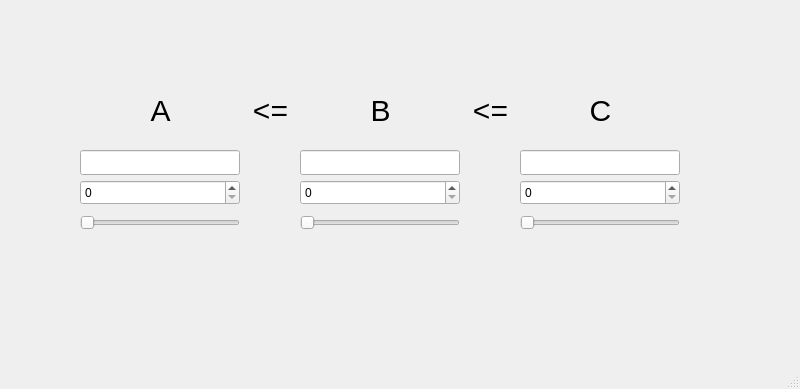
<?xml version="1.0" encoding="UTF-8"?>
<ui version="4.0">
 <class>MainWindow</class>
 <widget class="QMainWindow" name="MainWindow">
  <property name="geometry">
   <rect>
    <x>0</x>
    <y>0</y>
    <width>800</width>
    <height>389</height>
   </rect>
  </property>
  <property name="windowTitle">
   <string>MainWindow</string>
  </property>
  <widget class="QWidget" name="centralwidget">
   <widget class="QLineEdit" name="inputTextA">
    <property name="geometry">
     <rect>
      <x>80</x>
      <y>150</y>
      <width>160</width>
      <height>25</height>
     </rect>
    </property>
   </widget>
   <widget class="QSpinBox" name="spinBoxA">
    <property name="geometry">
     <rect>
      <x>80</x>
      <y>180</y>
      <width>160</width>
      <height>25</height>
     </rect>
    </property>
   </widget>
   <widget class="QSlider" name="sliderA">
    <property name="geometry">
     <rect>
      <x>80</x>
      <y>210</y>
      <width>160</width>
      <height>25</height>
     </rect>
    </property>
    <property name="orientation">
     <enum>Qt::Orientation::Horizontal</enum>
    </property>
   </widget>
   <widget class="QSlider" name="sliderB">
    <property name="geometry">
     <rect>
      <x>300</x>
      <y>210</y>
      <width>160</width>
      <height>25</height>
     </rect>
    </property>
    <property name="orientation">
     <enum>Qt::Orientation::Horizontal</enum>
    </property>
   </widget>
   <widget class="QSpinBox" name="spinBoxB">
    <property name="geometry">
     <rect>
      <x>300</x>
      <y>180</y>
      <width>160</width>
      <height>25</height>
     </rect>
    </property>
   </widget>
   <widget class="QLineEdit" name="inputTextB">
    <property name="geometry">
     <rect>
      <x>300</x>
      <y>150</y>
      <width>160</width>
      <height>25</height>
     </rect>
    </property>
   </widget>
   <widget class="QLineEdit" name="inputTextC">
    <property name="geometry">
     <rect>
      <x>520</x>
      <y>150</y>
      <width>160</width>
      <height>25</height>
     </rect>
    </property>
   </widget>
   <widget class="QSlider" name="sliderC">
    <property name="geometry">
     <rect>
      <x>520</x>
      <y>210</y>
      <width>160</width>
      <height>25</height>
     </rect>
    </property>
    <property name="orientation">
     <enum>Qt::Orientation::Horizontal</enum>
    </property>
   </widget>
   <widget class="QSpinBox" name="spinBoxC">
    <property name="geometry">
     <rect>
      <x>520</x>
      <y>180</y>
      <width>160</width>
      <height>25</height>
     </rect>
    </property>
   </widget>
   <widget class="QLabel" name="label">
    <property name="geometry">
     <rect>
      <x>80</x>
      <y>80</y>
      <width>161</width>
      <height>61</height>
     </rect>
    </property>
    <property name="styleSheet">
     <string notr="true">font-size: 30px</string>
    </property>
    <property name="text">
     <string>A</string>
    </property>
    <property name="scaledContents">
     <bool>false</bool>
    </property>
    <property name="alignment">
     <set>Qt::AlignmentFlag::AlignCenter</set>
    </property>
    <property name="wordWrap">
     <bool>false</bool>
    </property>
   </widget>
   <widget class="QLabel" name="label_2">
    <property name="geometry">
     <rect>
      <x>300</x>
      <y>80</y>
      <width>161</width>
      <height>61</height>
     </rect>
    </property>
    <property name="styleSheet">
     <string notr="true">font-size: 30px</string>
    </property>
    <property name="text">
     <string>B</string>
    </property>
    <property name="scaledContents">
     <bool>false</bool>
    </property>
    <property name="alignment">
     <set>Qt::AlignmentFlag::AlignCenter</set>
    </property>
    <property name="wordWrap">
     <bool>false</bool>
    </property>
   </widget>
   <widget class="QLabel" name="label_3">
    <property name="geometry">
     <rect>
      <x>520</x>
      <y>80</y>
      <width>161</width>
      <height>61</height>
     </rect>
    </property>
    <property name="styleSheet">
     <string notr="true">font-size: 30px</string>
    </property>
    <property name="text">
     <string>C</string>
    </property>
    <property name="scaledContents">
     <bool>false</bool>
    </property>
    <property name="alignment">
     <set>Qt::AlignmentFlag::AlignCenter</set>
    </property>
    <property name="wordWrap">
     <bool>false</bool>
    </property>
   </widget>
   <widget class="QLabel" name="label_4">
    <property name="geometry">
     <rect>
      <x>170</x>
      <y>70</y>
      <width>201</width>
      <height>81</height>
     </rect>
    </property>
    <property name="styleSheet">
     <string notr="true">font-size: 30px</string>
    </property>
    <property name="text">
     <string>&lt;=</string>
    </property>
    <property name="alignment">
     <set>Qt::AlignmentFlag::AlignCenter</set>
    </property>
   </widget>
   <widget class="QLabel" name="label_5">
    <property name="geometry">
     <rect>
      <x>390</x>
      <y>70</y>
      <width>201</width>
      <height>81</height>
     </rect>
    </property>
    <property name="styleSheet">
     <string notr="true">font-size: 30px</string>
    </property>
    <property name="text">
     <string>&lt;=</string>
    </property>
    <property name="alignment">
     <set>Qt::AlignmentFlag::AlignCenter</set>
    </property>
   </widget>
  </widget>
  <widget class="QMenuBar" name="menubar">
   <property name="geometry">
    <rect>
     <x>0</x>
     <y>0</y>
     <width>800</width>
     <height>21</height>
    </rect>
   </property>
  </widget>
  <widget class="QStatusBar" name="statusbar"/>
 </widget>
 <resources/>
 <connections/>
</ui>
